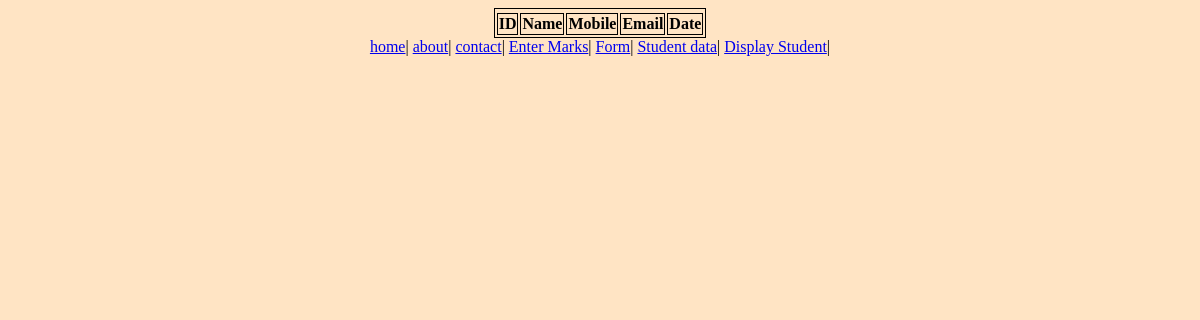
The app's page /display-student, older data.
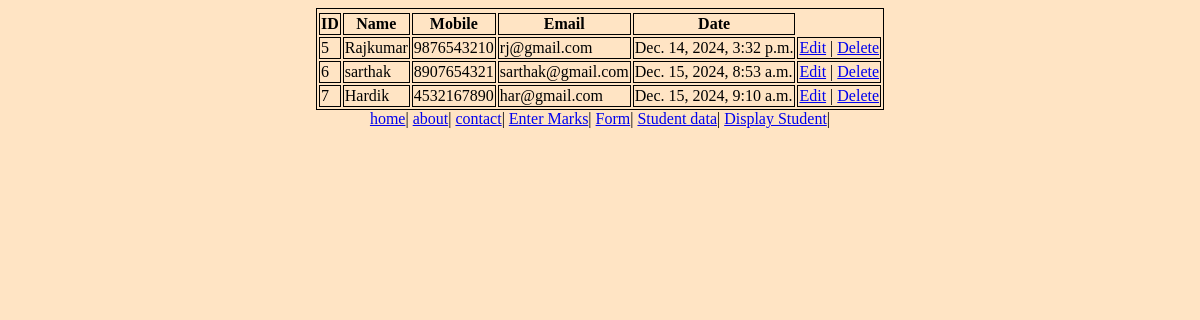
The same page, newer data.
### myapp/models.py (models this page shows, shortened)
class Student(models.Model):
    sname = models.CharField("Name",max_length=50,blank=False)
    smobile = models.CharField("Mobile",max_length = 10)
    semail = models.CharField("Email",max_length = 50)
    spassword = models.CharField("Password",max_length = 50)
    createAt = models.DateTimeField("Created",auto_now_add=True)

### myapp/views.py (the view)
# urls.py: path("display-student",views.displayStudent),
def displayStudent(request):
    dbdata = Student.objects.all()
    context = {'mydata':dbdata}
    return render(request,'display.html',context)

### templates/display.html (shortened to what this page needs)
<center>
<table>
    <tr>
        <tr>
            <th>ID</th>
            <th>Name</th>
            <th>Mobile</th>
            <th>Email</th>
            <th>Date</th>
        </tr>
    </tr>
    {% for pdata in mydata%}
    <tr>
        <td>{{pdata.id}}</td>
        <td>{{pdata.sname}}</td>
        <td>{{pdata.smobile}}</td>
        <td>{{pdata.semail}}</td>
        <td>{{pdata.createAt}}</td>
        <td>
            <a href="edit-student/{{pdata.id}}">Edit</a> |
            <a onclick="return confirm('Are you Sure?')"
            href="{% url 'delete-student' pdata.id%}">Delete</a></td>
    </tr>
    {% endfor %}
</table>
{% include 'menu.html'%}
</center>

### templates/menu.html
<a href="/home">home</a>|
<a href="/about">about</a>|
<a href="/contact">contact</a>|
<a href="/mark">Enter Marks</a>|
<a href="/form">Form</a>|
<a href="/add-student">Student data</a>|
<a href="/display-student">Display Student</a>|

### templates/display.html (style rules this page uses)
table, th, td { border: 1px solid black; }
* { background-color: bisque }

Row changes from the older to the newer data that the page shows:
added Student: id "5", sname "Rajkumar", smobile "9876543210", semail "rj@gmail.com", createAt "Dec. 14, 2024, 3:32 p.m."
added Student: id "6", sname "sarthak", smobile "8907654321", semail "sarthak@gmail.com", createAt "Dec. 15, 2024, 8:53 a.m."
added Student: id "7", sname "Hardik", smobile "4532167890", semail "har@gmail.com", createAt "Dec. 15, 2024, 9:10 a.m."
